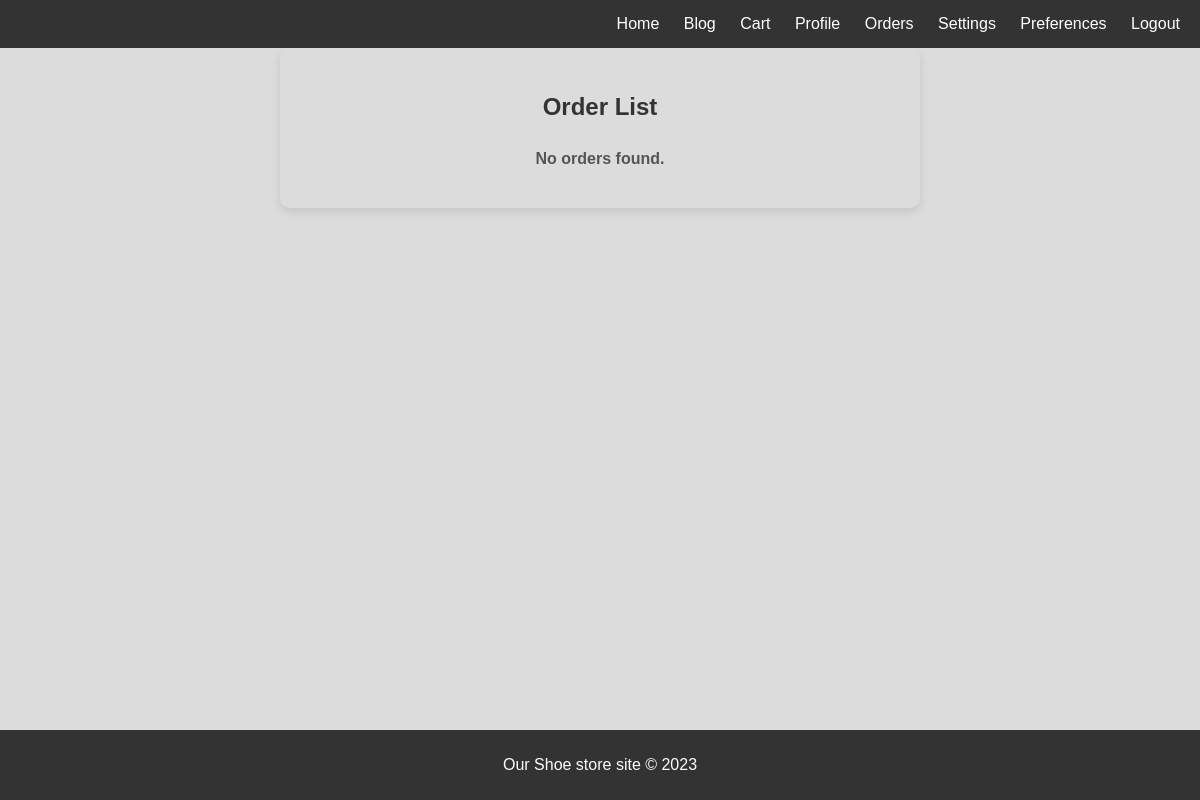
Page /cart/order-list/ (signed in) on the earlier database version.
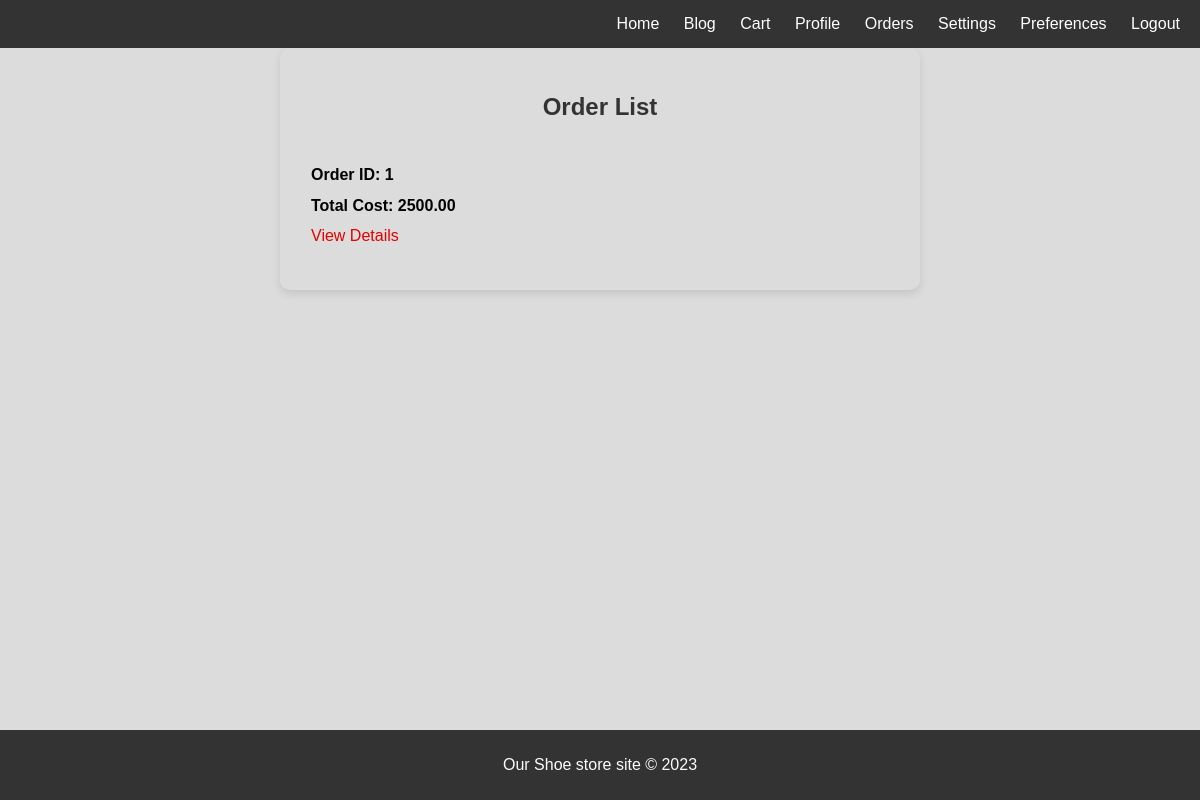
Same page on the later database version.
### cart/models.py (models this page shows, shortened)
class Checkout(models.Model):
    STATUS_CHOICES = [
        ('Pending', 'Pending'),
        ('Completed', 'Completed'),
        ('Failed', 'Failed'),
    ]
    user = models.ForeignKey(
        "users.User",
        on_delete=models.CASCADE,
        verbose_name="user",
        help_text="The user who is checking out"
    )
    created_at = models.DateTimeField(
        auto_now_add=True,
        verbose_name="created at",
        help_text="The timestamp indicating when the checkout was created"
    )
    order_total = models.DecimalField(
        max_digits=10,
        decimal_places=2,
        verbose_name="order total",
        help_text="Total cost of the order"
    )
    payment_status = models.CharField(
        max_length=100,
        choices=STATUS_CHOICES,
        default='Pending',
        verbose_name="payment status",
        help_text="Status of the payment"
    )
    transaction_id = models.CharField(
        max_length=100,
        blank=True,
        null=True,
        verbose_name="transaction id",
        help_text="Transaction ID for the payment"
    )
    payment_option = models.CharField(
        max_length=100,
        choices=[('credit_card', 'Credit Card'), ('visa', 'Visa'), ('debit_card', 'Debit Card')],
        default='credit_card',
        verbose_name="payment option",
    )
    delivery_address = models.TextField(
        null=True,
    )

### cart/views.py (the view)
# urls.py: path('order-list/', views.order_list, name='order_list'),
@login_required
def order_list(request):
    orders = Checkout.objects.filter(user=request.user).order_by('-created_at')
    return render(request, 'order_list.html', {'orders': orders})

### cart/templates/order_list.html
{% extends 'base.html' %}
{% load static %}
{% block content %}
    <div style="max-width: 600px; margin: auto; text-align: center; padding: 20px; box-shadow: 0 4px 8px rgba(0, 0, 0, 0.1); border-radius: 10px;">
        <h2 style="margin-bottom: 20px; font-weight: bold; color: #333;">Order List</h2>
        {% for order in orders %}
            <div style="border: 1px solid #ddd; margin-bottom: 10px; padding: 10px; text-align: left;">
                <p style="margin: 5px 0;font-weight: bold;">Order ID: {{ order.id }}</p>
                <p style="margin: 5px 0; font-weight: bold;">Total Cost: {{ order.order_total }}</p>
                <a href="{% url 'cart:order_detail' order.id %}" style="color: #E60100; text-decoration: none;">View Details</a>
            </div>
        {% empty %}
            <p style="font-weight: bold; color: #555;">No orders found.</p>
        {% endfor %}
    </div>
{% endblock %}

Differences in the rows shown:
added Checkout: id "1", order_total "2500.00"
Other differences:
text no longer shown: "No orders found."
